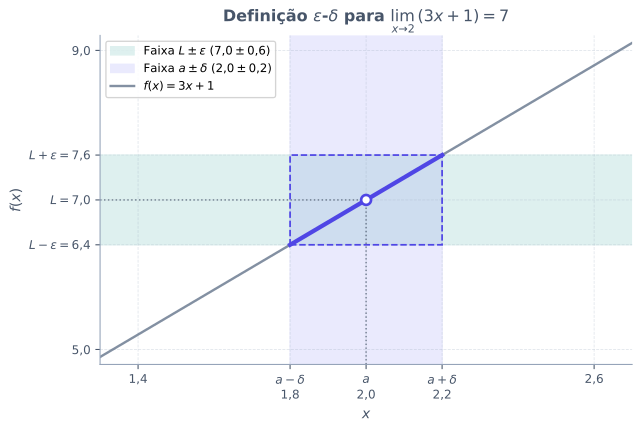

Python code for this plot:
from pathlib import Path

import matplotlib.patches as patches
import matplotlib.pyplot as plt
import numpy as np

plt.rcParams["svg.fonttype"] = "none"


def main() -> None:
    a = 2.0
    L = 7.0
    eps = 0.6
    delta = 0.2  # eps / 3

    x_all = np.linspace(1.3, 2.7, 200)
    y_all = 3.0 * x_all + 1.0

    x_in = np.linspace(a - delta, a + delta, 100)
    y_in = 3.0 * x_in + 1.0

    cor_texto = "#475569"
    cor_grade = "#94A3B8"
    cor_reta = "#64748B"
    cor_destaque = "#4F46E5"
    cor_eps = "#0D9488"
    cor_delta = "#6366F1"

    fig, ax = plt.subplots(figsize=(6.8, 4.6))
    fig.patch.set_alpha(0.0)
    ax.patch.set_alpha(0.0)

    # Faixas sombreadas
    ax.axhspan(L - eps, L + eps, color=cor_eps, alpha=0.14, label=r"Faixa $L \pm \varepsilon$ ($7{,}0 \pm 0{,}6$)")
    ax.axvspan(a - delta, a + delta, color=cor_delta, alpha=0.14, label=r"Faixa $a \pm \delta$ ($2{,}0 \pm 0{,}2$)")

    # Retângulo de interseção
    retangulo = patches.Rectangle(
        (a - delta, L - eps),
        2 * delta,
        2 * eps,
        linewidth=1.3,
        edgecolor=cor_destaque,
        facecolor="none",
        linestyle="--",
        zorder=3,
    )
    ax.add_patch(retangulo)

    # Linhas guia centrais
    ax.plot([a, a], [4.8, L], linestyle=":", linewidth=1.1, color=cor_texto, alpha=0.7)
    ax.plot([1.3, a], [L, L], linestyle=":", linewidth=1.1, color=cor_texto, alpha=0.7)

    # Gráfico da função e trecho dentro da janela
    ax.plot(x_all, y_all, color=cor_reta, linewidth=1.8, alpha=0.8, label=r"$f(x) = 3x + 1$")
    ax.plot(x_in, y_in, color=cor_destaque, linewidth=3.2, zorder=4)

    # Ponto (a, L) aberto para destacar que x != a na definição
    ax.scatter([a], [L], s=55, facecolor="white", edgecolor=cor_destaque, linewidth=2.0, zorder=5)

    ax.set_xlim(1.3, 2.7)
    ax.set_ylim(4.8, 9.2)

    ax.set_xticks([1.4, a - delta, a, a + delta, 2.6])
    ax.set_xticklabels([
        "1,4",
        "$a - \\delta$\n1,8",
        "$a$\n2,0",
        "$a + \\delta$\n2,2",
        "2,6",
    ])

    ax.set_yticks([5.0, L - eps, L, L + eps, 9.0])
    ax.set_yticklabels([
        "5,0",
        r"$L - \varepsilon = 6{,}4$",
        r"$L = 7{,}0$",
        r"$L + \varepsilon = 7{,}6$",
        "9,0",
    ])

    ax.set_xlabel("$x$", fontsize=10.5, color=cor_texto)
    ax.set_ylabel("$f(x)$", fontsize=10.5, color=cor_texto)
    ax.set_title(
        r"Definição $\varepsilon$-$\delta$ para $\lim_{x \to 2} (3x + 1) = 7$",
        fontsize=12,
        fontweight="bold",
        color=cor_texto,
        pad=10,
    )

    ax.grid(True, linestyle="--", linewidth=0.6, alpha=0.3, color=cor_grade)
    ax.spines["top"].set_visible(False)
    ax.spines["right"].set_visible(False)
    ax.spines["left"].set_color(cor_grade)
    ax.spines["bottom"].set_color(cor_grade)
    ax.tick_params(colors=cor_texto, labelsize=9)
    ax.legend(loc="upper left", frameon=True, framealpha=0.85, fontsize=8.8)

    fig.tight_layout()
    destino = Path(__file__).resolve().parent / "epsilon-delta.svg"
    fig.savefig(destino, format="svg", transparent=True, bbox_inches="tight")
    plt.close(fig)


if __name__ == "__main__":
    main()
